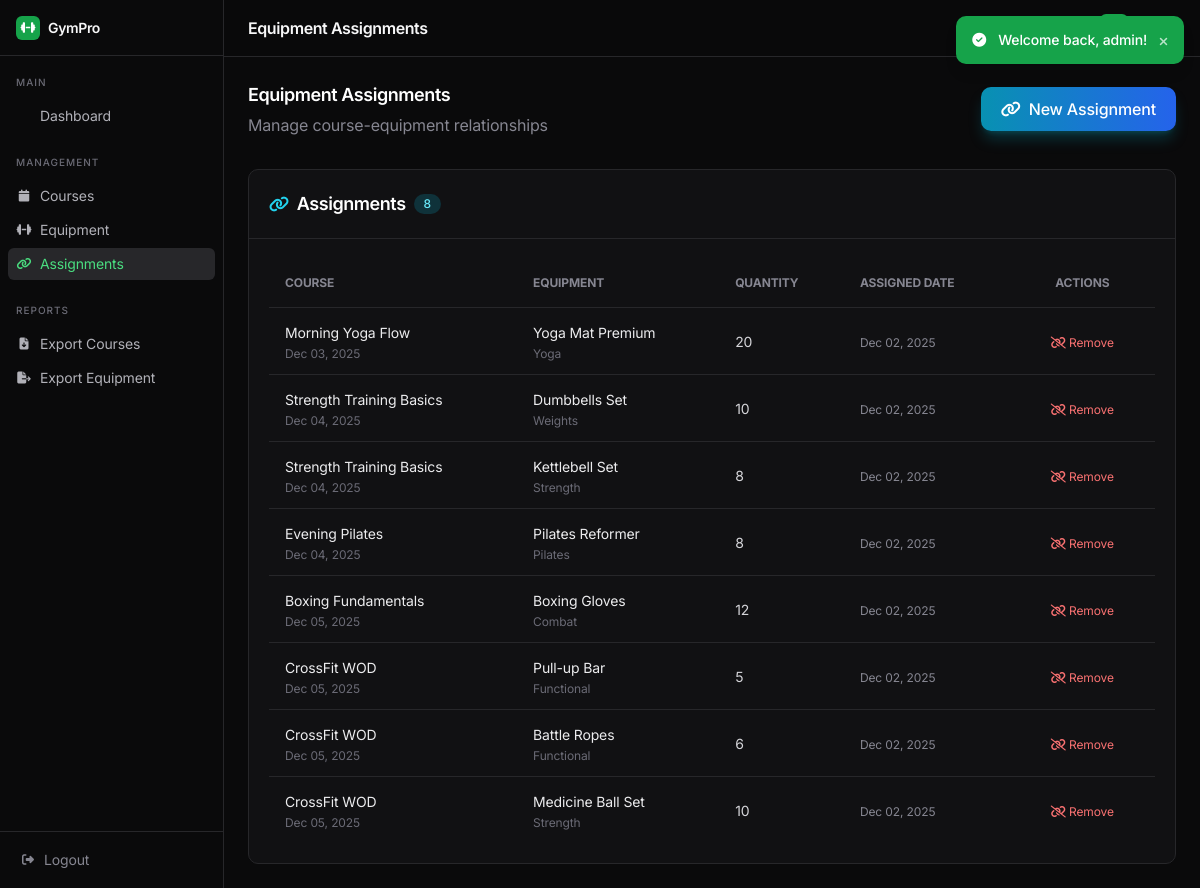
Screenshot of /course-equipment/index.php (signed in) with the database file from the repository.
### tables this page shows
CREATE TABLE course_equipment (
    id INT AUTO_INCREMENT PRIMARY KEY,
    course_id INT NOT NULL,
    equipment_id INT NOT NULL,
    quantity_needed INT NOT NULL DEFAULT 1,
    assigned_by INT DEFAULT NULL,
    assigned_at TIMESTAMP DEFAULT CURRENT_TIMESTAMP,
    FOREIGN KEY (course_id) REFERENCES courses(id) ON DELETE CASCADE,
    FOREIGN KEY (equipment_id) REFERENCES equipment(id) ON DELETE CASCADE,
    FOREIGN KEY (assigned_by) REFERENCES users(id) ON DELETE SET NULL,
    UNIQUE KEY unique_course_equipment (course_id, equipment_id),
    INDEX idx_course (course_id),
    INDEX idx_equipment (equipment_id)
);

CREATE TABLE courses (
    id INT AUTO_INCREMENT PRIMARY KEY,
    name VARCHAR(100) NOT NULL,
    description TEXT,
    category ENUM('Yoga', 'Cardio', 'Strength', 'Pilates', 'Combat', 'CrossFit', 'Dance', 'Aquatic', 'Wellness') NOT NULL,
    course_date DATE NOT NULL,
    start_time TIME NOT NULL,
    duration_minutes INT NOT NULL DEFAULT 60,
    max_participants INT NOT NULL DEFAULT 20,
    current_participants INT NOT NULL DEFAULT 0,
    instructor_name VARCHAR(100) NOT NULL,
    location VARCHAR(100),
    status ENUM('scheduled', 'in_progress', 'completed', 'cancelled') DEFAULT 'scheduled',
    created_at TIMESTAMP DEFAULT CURRENT_TIMESTAMP,
    updated_at TIMESTAMP DEFAULT CURRENT_TIMESTAMP ON UPDATE CURRENT_TIMESTAMP,
    INDEX idx_category (category),
    INDEX idx_status (status),
    INDEX idx_date (course_date),
    INDEX idx_instructor (instructor_name)
);

CREATE TABLE equipment (
    id INT AUTO_INCREMENT PRIMARY KEY,
    name VARCHAR(100) NOT NULL,
    type ENUM('Yoga', 'Weights', 'Cardio', 'Combat', 'Accessories', 'Strength', 'Recovery', 'Functional', 'Pilates') NOT NULL,
    brand VARCHAR(100),
    model VARCHAR(100),
    quantity INT NOT NULL DEFAULT 1,
    available_quantity INT NOT NULL DEFAULT 1,
    equipment_condition ENUM('excellent', 'good', 'fair', 'poor', 'needs_repair') DEFAULT 'good',
    location VARCHAR(100),
    purchase_date DATE,
    purchase_price DECIMAL(10,2),
    last_maintenance DATE,
    next_maintenance DATE,
    notes TEXT,
    is_active BOOLEAN DEFAULT TRUE,
    created_at TIMESTAMP DEFAULT CURRENT_TIMESTAMP,
    updated_at TIMESTAMP DEFAULT CURRENT_TIMESTAMP ON UPDATE CURRENT_TIMESTAMP,
    INDEX idx_type (type),
    INDEX idx_condition (equipment_condition),
    INDEX idx_active (is_active)
);

### includes/functions.php (called while the page is built, shortened)
<?php
require_once __DIR__ . '/db.php';
function e(?string $value): string
{
    return htmlspecialchars($value ?? '', ENT_QUOTES, 'UTF-8');
}
function formatDate(?string $date, string $format = 'M d, Y'): string
{
    $datetime = new DateTime($date);
    return $datetime->format($format);
}
function url(string $path = '', array $params = []): string
{
    $url = BASE_URL . '/' . ltrim($path, '/');
    return $url;
}
function paginate(int $totalItems, int $currentPage = 1, int $perPage = ITEMS_PER_PAGE): array
{
    $totalPages = max(1, ceil($totalItems / $perPage));
    $currentPage = max(1, min($currentPage, $totalPages));
    $offset = ($currentPage - 1) * $perPage;
    return [
        'total_items' => $totalItems,
        'per_page' => $perPage,
        'current_page' => $currentPage,
        'total_pages' => $totalPages,
        'offset' => $offset,
        'has_prev' => $currentPage > 1,
        'has_next' => $currentPage < $totalPages,
        'prev_page' => $currentPage - 1,
        'next_page' => $currentPage + 1
    ];
}

### includes/course_equipment/functions.php (called while the page is built, shortened)
<?php
require_once dirname(__DIR__) . '/db.php';
require_once dirname(__DIR__) . '/functions.php';
function getAllAssignments(array $filters = [], int $page = 1, int $perPage = ITEMS_PER_PAGE): array
{
    $where = [];
    $params = [];
    $types = '';
    $whereClause = !empty($where) ? 'WHERE ' . implode(' AND ', $where) : '';
    $countQuery = "SELECT COUNT(*) as count
                   FROM course_equipment ce
                   INNER JOIN courses c ON ce.course_id = c.id
                   INNER JOIN equipment e ON ce.equipment_id = e.id
                   $whereClause";
    $totalItems = dbSelectOne($countQuery, $params, $types)['count'] ?? 0;
    $pagination = paginate($totalItems, $page, $perPage);
    $query = "SELECT ce.*,
                c.name as course_name, c.category, c.course_date, c.start_time, c.status as course_status,
                e.name as equipment_name, e.type as equipment_type, e.quantity as equipment_quantity
              FROM course_equipment ce
              INNER JOIN courses c ON ce.course_id = c.id
              INNER JOIN equipment e ON ce.equipment_id = e.id
              $whereClause
              ORDER BY ce.assigned_at DESC
              LIMIT ? OFFSET ?";
    $params[] = $pagination['per_page'];
    $params[] = $pagination['offset'];
    $types .= 'ii';
    $assignments = dbSelect($query, $params, $types);
    return [
        'assignments' => $assignments,
        'pagination' => $pagination
    ];
}

### includes/db.php (called while the page is built, shortened)
<?php
function getDbConnection(): ?mysqli
{
    static $conn = null;
    if ($conn === null) {
        try {
            $conn = new mysqli(
                DB_HOST,
                DB_USERNAME,
                DB_PASSWORD,
                DB_DATABASE,
                (int) DB_PORT
            );
            $conn->set_charset(DB_CHARSET);
            $conn->query("SET SESSION sql_mode = 'STRICT_TRANS_TABLES,NO_ZERO_DATE,NO_ZERO_IN_DATE,ERROR_FOR_DIVISION_BY_ZERO,NO_ENGINE_SUBSTITUTION'");
        } catch (mysqli_sql_exception $e) {
            if (APP_DEBUG) {
                die("Database Connection Error: " . $e->getMessage());
            } else {
                error_log("Database Connection Error: " . $e->getMessage());
                die("Database connection failed. Please try again later.");
            }
        }
    }
    return $conn;
}
function dbSelect(string $query, array $params = [], string $types = ''): array
{
    $conn = getDbConnection();
    $results = [];
    try {
        $stmt = $conn->prepare($query);
        if (!empty($params)) {
            $stmt->bind_param($types, ...$params);
        }
        $stmt->execute();
        $result = $stmt->get_result();
        while ($row = $result->fetch_assoc()) {
            $results[] = $row;
        }
    } catch (mysqli_sql_exception $e) {
        error_log("Database Query Error: " . $e->getMessage());
        if (APP_DEBUG) {
            throw $e;
        }
    }
    return $results;
}
function dbSelectOne(string $query, array $params = [], string $types = ''): ?array
{
    $results = dbSelect($query, $params, $types);
    return $results[0] ?? null;
}

### public/course-equipment/index.php (the view, shortened to what this page needs)
<?php
require_once __DIR__ . '/../../includes/course_equipment/functions.php';
$result = getAllAssignments();
$assignments = $result['assignments'] ?? [];
require_once __DIR__ . '/../../includes/header.php';
?>
<div class="flex flex-col sm:flex-row sm:items-center sm:justify-between gap-4 mb-8">
    <div>
        <h1 class="text-lg font-semibold tracking-tight text-white">Equipment Assignments</h1>
        <p class="text-dark-400 mt-1">Manage course-equipment relationships</p>
    </div>
    <a href="<?php echo url('/course-equipment/link.php'); ?>" class="inline-flex items-center justify-center gap-2 px-5 py-2.5 bg-gradient-to-r from-cyan-600 to-blue-600 hover:from-cyan-500 hover:to-blue-500 text-white font-medium rounded-lg shadow-lg shadow-cyan-500/25 hover:shadow-cyan-500/40 transition-all duration-200">
        <i class="fas fa-link"></i>
        New Assignment
    </a>
</div>
<div class="bg-dark-950 backdrop-blur-sm rounded-lg border border-dark-900 overflow-hidden">
    <div class="flex items-center gap-2 p-5 border-b border-dark-900">
        <i class="fas fa-link text-cyan-400"></i>
        <h2 class="text-lg font-semibold text-white">Assignments</h2>
        <span class="px-2.5 py-0.5 text-xs font-medium bg-cyan-500/20 text-cyan-300 rounded-lg"><?php echo count($assignments); ?></span>
    </div>
    <div class="p-5">
        <?php if (!empty($assignments)): ?>
        <div class="overflow-x-auto">
            <table class="w-full">
                <thead>
                    <tr class="text-xs font-semibold text-dark-400 uppercase tracking-wider border-b border-dark-900">
                        <th class="text-left py-4 px-4">Course</th>
                        <th class="text-left py-4 px-4">Equipment</th>
                        <th class="text-left py-4 px-4">Quantity</th>
                        <th class="text-left py-4 px-4">Assigned Date</th>
                        <th class="text-center py-4 px-4">Actions</th>
                    </tr>
                </thead>
                <tbody class="divide-y divide-dark-900">
                    <?php foreach ($assignments as $assignment): ?>
                    <tr class="hover:bg-dark-925">
                        <td class="py-3 px-4">
                            <div>
                                <a href="<?php echo url('/courses/view.php?id=' . ($assignment['course_id'] ?? '')); ?>" class="text-sm text-dark-100 hover:text-mint-400">
                                    <?php echo e($assignment['course_name'] ?? 'Unknown Course'); ?>
                                </a>
                                <p class="text-xs text-dark-500 mt-0.5">
                                    <?php echo formatDate($assignment['course_date'] ?? null); ?>
                                </p>
                            </div>
                        </td>
                        <td class="py-3 px-4">
                            <div>
                                <a href="<?php echo url('/equipment/view.php?id=' . ($assignment['equipment_id'] ?? '')); ?>" class="text-sm text-dark-100 hover:text-mint-400">
                                    <?php echo e($assignment['equipment_name'] ?? 'Unknown Equipment'); ?>
                                </a>
                                <p class="text-xs text-dark-500 mt-0.5">
                                    <?php echo e($assignment['equipment_type'] ?? ''); ?>
                                </p>
                            </div>
                        </td>
                        <td class="py-3 px-4">
                            <span class="text-sm text-dark-200"><?php echo ($assignment['quantity_needed'] ?? 0); ?></span>
                        </td>
                        <td class="py-3 px-4">
                            <span class="text-xs text-dark-400"><?php echo formatDate($assignment['assigned_at'] ?? null, 'M d, Y'); ?></span>
                        </td>
                        <td class="py-3 px-4 text-center">
                            <a href="<?php echo url('/course-equipment/unlink.php?course_id=' . ($assignment['course_id'] ?? '') . '&equipment_id=' . ($assignment['equipment_id'] ?? '')); ?>" class="px-2 py-1 text-xs text-red-400 hover:text-red-300 hover:bg-red-500/10 rounded" data-confirm="Remove this assignment?">
                                <i class="fas fa-unlink"></i> Remove
                            </a>
                        </td>
                    </tr>
                    <?php endforeach; ?>
                </tbody>
            </table>
        </div>
        <?php endif; ?>
    </div>
</div>
<?php require_once __DIR__ . '/../../includes/footer.php'; ?>

### rows the page displays
course_equipment: course.name "Morning Yoga Flow", course.course_date "Dec 03, 2025", equipment.name "Yoga Mat Premium", equipment.type "Yoga", quantity_needed "20", assigned_at "Dec 02, 2025"
course_equipment: course.name "Strength Training Basics", course.course_date "Dec 04, 2025", equipment.name "Dumbbells Set", equipment.type "Weights", quantity_needed "10", assigned_at "Dec 02, 2025"
course_equipment: course.name "Strength Training Basics", course.course_date "Dec 04, 2025", equipment.name "Kettlebell Set", equipment.type "Strength", quantity_needed "8", assigned_at "Dec 02, 2025"
course_equipment: course.name "Evening Pilates", course.course_date "Dec 04, 2025", equipment.name "Pilates Reformer", equipment.type "Pilates", quantity_needed "8", assigned_at "Dec 02, 2025"
course_equipment: course.name "Boxing Fundamentals", course.course_date "Dec 05, 2025", equipment.name "Boxing Gloves", equipment.type "Combat", quantity_needed "12", assigned_at "Dec 02, 2025"
course_equipment: course.name "CrossFit WOD", course.course_date "Dec 05, 2025", equipment.name "Pull-up Bar", equipment.type "Functional", quantity_needed "5", assigned_at "Dec 02, 2025"
course_equipment: course.name "CrossFit WOD", course.course_date "Dec 05, 2025", equipment.name "Battle Ropes", equipment.type "Functional", quantity_needed "6", assigned_at "Dec 02, 2025"
course_equipment: course.name "CrossFit WOD", course.course_date "Dec 05, 2025", equipment.name "Medicine Ball Set", equipment.type "Strength", quantity_needed "10", assigned_at "Dec 02, 2025"

### other values shown
$pageTitle "Equipment Assignments"
$msg['message'] "Welcome back, admin!"
count($assignments) "8"
